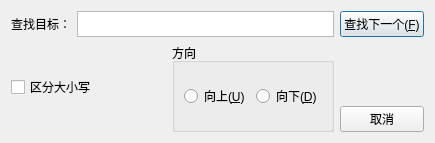
<?xml version="1.0" encoding="UTF-8"?>
<ui version="4.0">
 <class>SearchDialog</class>
 <widget class="QDialog" name="SearchDialog">
  <property name="geometry">
   <rect>
    <x>0</x>
    <y>0</y>
    <width>435</width>
    <height>143</height>
   </rect>
  </property>
  <property name="windowTitle">
   <string>查找</string>
  </property>
  <layout class="QHBoxLayout" name="horizontalLayout_5">
   <item>
    <layout class="QHBoxLayout" name="horizontalLayout_4">
     <item>
      <layout class="QVBoxLayout" name="verticalLayout_2">
       <item>
        <layout class="QHBoxLayout" name="horizontalLayout">
         <item>
          <widget class="QLabel" name="label">
           <property name="text">
            <string>查找目标：</string>
           </property>
          </widget>
         </item>
         <item>
          <widget class="QTextEdit" name="searchText">
           <property name="sizePolicy">
            <sizepolicy hsizetype="Expanding" vsizetype="Fixed">
             <horstretch>0</horstretch>
             <verstretch>0</verstretch>
            </sizepolicy>
           </property>
           <property name="maximumSize">
            <size>
             <width>10000</width>
             <height>26</height>
            </size>
           </property>
          </widget>
         </item>
        </layout>
       </item>
       <item>
        <layout class="QHBoxLayout" name="horizontalLayout_3">
         <item>
          <widget class="QCheckBox" name="cbCaseSensitive">
           <property name="text">
            <string>区分大小写</string>
           </property>
          </widget>
         </item>
         <item>
          <widget class="QGroupBox" name="groupBox">
           <property name="title">
            <string>方向</string>
           </property>
           <layout class="QHBoxLayout" name="horizontalLayout_2">
            <item>
             <widget class="QRadioButton" name="rbUp">
              <property name="text">
               <string>向上(&amp;U)</string>
              </property>
             </widget>
            </item>
            <item>
             <widget class="QRadioButton" name="rpDown">
              <property name="text">
               <string>向下(&amp;D)</string>
              </property>
             </widget>
            </item>
           </layout>
          </widget>
         </item>
        </layout>
       </item>
      </layout>
     </item>
     <item>
      <layout class="QVBoxLayout" name="verticalLayout">
       <item>
        <widget class="QPushButton" name="btFindNext">
         <property name="text">
          <string>查找下一个(&amp;F)</string>
         </property>
        </widget>
       </item>
       <item>
        <spacer name="verticalSpacer">
         <property name="orientation">
          <enum>Qt::Orientation::Vertical</enum>
         </property>
         <property name="sizeHint" stdset="0">
          <size>
           <width>20</width>
           <height>40</height>
          </size>
         </property>
        </spacer>
       </item>
       <item>
        <widget class="QPushButton" name="btCancel">
         <property name="text">
          <string>取消</string>
         </property>
        </widget>
       </item>
      </layout>
     </item>
    </layout>
   </item>
  </layout>
 </widget>
 <resources/>
 <connections/>
</ui>
